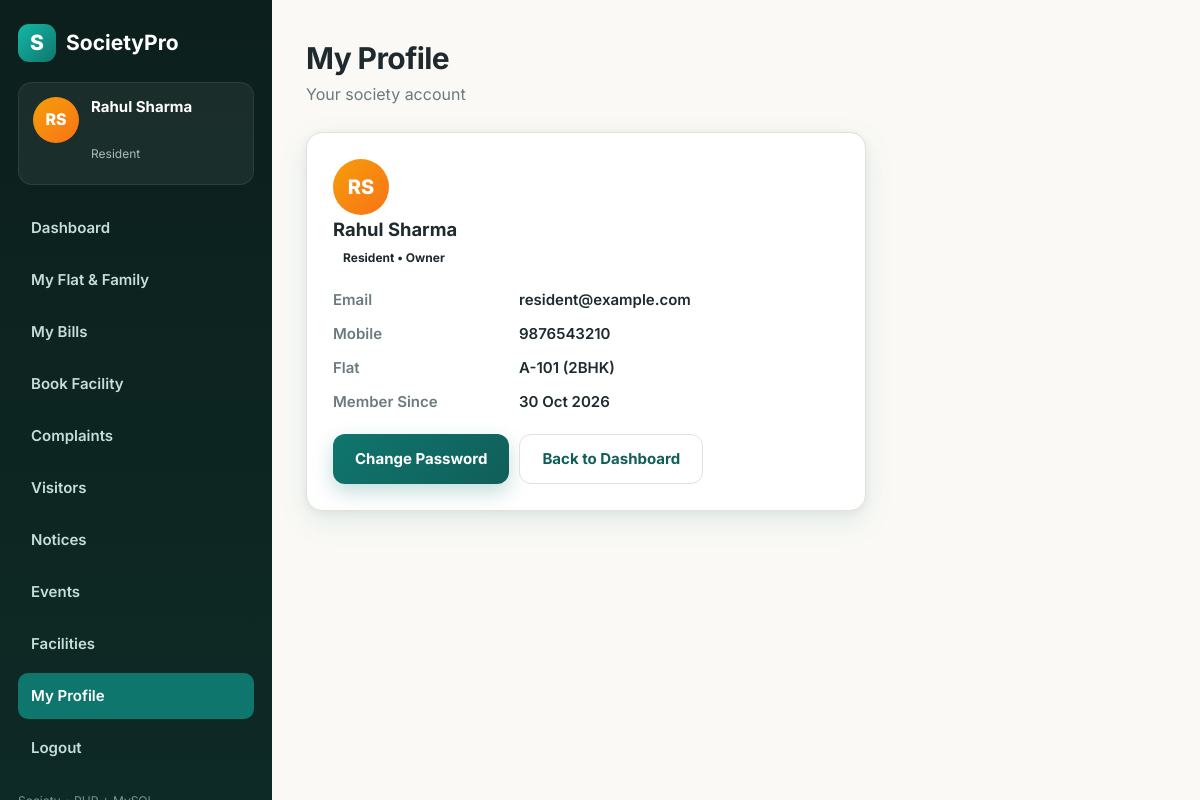
The app's page /profile.php (signed in) with its own data.
### tables this page shows
CREATE TABLE IF NOT EXISTS `users` (
  `id` int(11) NOT NULL AUTO_INCREMENT,
  `name` varchar(100) NOT NULL,
  `email` varchar(150) NOT NULL,
  `phone` varchar(15) DEFAULT NULL,
  `password` varchar(255) NOT NULL,
  `role` enum('admin','resident') NOT NULL DEFAULT 'resident',
  `flat_id` int(11) DEFAULT NULL,
  `resident_type` enum('owner','tenant') NOT NULL DEFAULT 'owner',
  `move_in_date` date DEFAULT NULL,
  `is_active` tinyint(1) NOT NULL DEFAULT 1,
  `created_at` datetime NOT NULL DEFAULT current_timestamp(),
  PRIMARY KEY (`id`),
  UNIQUE KEY `email` (`email`),
  KEY `flat_id` (`flat_id`),
  CONSTRAINT `users_flat_fk` FOREIGN KEY (`flat_id`) REFERENCES `flats` (`id`) ON DELETE SET NULL
);

CREATE TABLE IF NOT EXISTS `flats` (
  `id` int(11) NOT NULL AUTO_INCREMENT,
  `block_name` varchar(10) NOT NULL,
  `flat_no` varchar(10) NOT NULL,
  `floor_no` int(11) NOT NULL DEFAULT 0,
  `flat_type` enum('1BHK','2BHK','3BHK','4BHK') NOT NULL DEFAULT '2BHK',
  `area_sqft` int(11) DEFAULT NULL,
  `created_at` datetime NOT NULL DEFAULT current_timestamp(),
  PRIMARY KEY (`id`),
  UNIQUE KEY `block_flat` (`block_name`, `flat_no`)
);

### includes/functions.php (called while the page is built, shortened)
<?php
function e(?string $v): string { return htmlspecialchars((string)$v, ENT_QUOTES, 'UTF-8'); }
function current_user(): ?array { return $_SESSION['user'] ?? null; }
function is_admin(): bool { return (current_user()['role'] ?? '') === 'admin'; }
function initials(string $name): string {
    $out = '';
    foreach (array_slice(preg_split('/\s+/', trim($name)), 0, 2) as $p) $out .= strtoupper(mb_substr($p, 0, 1));
    return $out ?: 'R';
}

### config/database.php (called while the page is built, shortened)
<?php
function db(): PDO {
    static $pdo = null;
    if ($pdo === null) {
        $dsn = 'mysql:host=' . DB_HOST . ';dbname=' . DB_NAME . ';charset=utf8mb4';
        try {
            $pdo = new PDO($dsn, DB_USER, DB_PASS, [
                PDO::ATTR_ERRMODE => PDO::ERRMODE_EXCEPTION,
                PDO::ATTR_DEFAULT_FETCH_MODE => PDO::FETCH_ASSOC,
                PDO::ATTR_EMULATE_PREPARES => false,
            ]);
        } catch (PDOException $ex) {
            die('Database connection failed. Please import database.sql and check config/database.php (see README).');
        }
    }
    return $pdo;
}

### profile.php (the view, shortened to what this page needs)
<?php
require_once __DIR__ . '/includes/functions.php';
require_once __DIR__ . '/config/database.php';
$u = current_user();
$stmt = db()->prepare('SELECT u.*, f.block_name, f.flat_no, f.flat_type FROM users u LEFT JOIN flats f ON f.id = u.flat_id WHERE u.id = ?');
$stmt->execute([$u['id']]);
$me = $stmt->fetch();
require_once __DIR__ . '/includes/header.php';
?>
<div class="page-head"><h1>My Profile</h1><p>Your society account</p></div>
<div class="card" style="max-width:560px">
  <div class="user-cell" style="margin-bottom:18px"><span class="avatar" style="width:56px;height:56px;font-size:20px"><?= e(initials($me['name'])) ?></span>
  <span><strong style="font-size:1.15rem"><?= e($me['name']) ?></strong><br><span class="badge" style="text-transform:capitalize"><?= e($me['role']) ?><?= $me['role'] === 'resident' ? ' &bull; ' . e($me['resident_type']) : '' ?></span></span></div>
  <dl class="kv">
    <dt>Email</dt><dd><?= e($me['email']) ?></dd>
    <dt>Mobile</dt><dd><?= e($me['phone'] ?: '-') ?></dd>
    <?php if ($me['flat_no']): ?><dt>Flat</dt><dd><?= e($me['block_name'] . '-' . $me['flat_no']) ?> (<?= e($me['flat_type']) ?>)</dd><?php endif; ?>
    <dt>Member Since</dt><dd><?= e(date('d M Y', strtotime($me['created_at']))) ?></dd>
  </dl>
  <div style="margin-top:20px;display:flex;gap:10px;flex-wrap:wrap">
    <a class="btn" href="change-password.php">Change Password</a>
    <a class="btn btn-light" href="dashboard.php">Back to Dashboard</a>
  </div>
</div>
<?php require_once __DIR__ . '/includes/footer.php'; ?>

### includes/header.php (shortened to what this page needs)
<?php require_once __DIR__ . '/functions.php'; $u = current_user(); $cur = basename($_SERVER['PHP_SELF']); ?>
<!DOCTYPE html>
<html lang="en">
<head>
<link rel="stylesheet" href="assets/css/style.css">
</head>
<body>
<div class="layout">
<aside class="sidebar" id="sidebar">
  <a class="brand" href="dashboard.php"><span class="brand-icon">S</span><span>Society<b>Pro</b></span></a>
  <?php if ($u): ?>
  <div class="side-user">
    <span class="avatar"><?= e(initials($u['name'])) ?></span>
    <span><strong><?= e($u['name']) ?></strong><br><small style="text-transform:capitalize"><?= e($u['role']) ?></small></span>
  </div>
  <?php endif; ?>
  <nav class="side-nav">
    <a href="dashboard.php" class="<?= $cur === 'dashboard.php' ? 'active' : '' ?>">Dashboard</a>
    <?php if (is_admin()): ?>
    <a href="flats.php" class="<?= in_array($cur, ['flats.php','flat-add.php','flat-edit.php','flat-view.php'], true) ? 'active' : '' ?>">Flats</a>
    <a href="residents.php" class="<?= in_array($cur, ['residents.php','resident-add.php','resident-edit.php','resident-view.php'], true) ? 'active' : '' ?>">Residents</a>
    <a href="bills.php" class="<?= in_array($cur, ['bills.php','bill-view.php'], true) ? 'active' : '' ?>">Maintenance Bills</a>
    <a href="bookings.php" class="<?= $cur === 'bookings.php' ? 'active' : '' ?>">Facility Bookings</a>
    <a href="expenses.php" class="<?= $cur === 'expenses.php' ? 'active' : '' ?>">Expenses</a>
    <a href="reports.php" class="<?= $cur === 'reports.php' ? 'active' : '' ?>">Reports</a>
    <a href="settings.php" class="<?= $cur === 'settings.php' ? 'active' : '' ?>">Settings</a>
    <?php else: ?>
    <a href="my-flat.php" class="<?= $cur === 'my-flat.php' ? 'active' : '' ?>">My Flat & Family</a>
    <a href="my-bills.php" class="<?= in_array($cur, ['my-bills.php','bill-view.php'], true) ? 'active' : '' ?>">My Bills</a>
    <a href="book-facility.php" class="<?= $cur === 'book-facility.php' ? 'active' : '' ?>">Book Facility</a>
    <?php endif; ?>
    <a href="complaints.php" class="<?= $cur === 'complaints.php' ? 'active' : '' ?>">Complaints</a>
    <a href="visitors.php" class="<?= $cur === 'visitors.php' ? 'active' : '' ?>">Visitors</a>
    <a href="notices.php" class="<?= $cur === 'notices.php' ? 'active' : '' ?>">Notices</a>
    <a href="events.php" class="<?= $cur === 'events.php' ? 'active' : '' ?>">Events</a>
    <a href="facilities.php" class="<?= $cur === 'facilities.php' ? 'active' : '' ?>">Facilities</a>
    <a href="profile.php" class="<?= $cur === 'profile.php' ? 'active' : '' ?>">My Profile</a>
    <a href="logout.php">Logout</a>
  </nav>
  <div class="side-foot">Society &bull; PHP + MySQL</div>
</aside>
<main class="main">

### assets/css/style.css (style rules this page uses)
:root { --paper:#FAF9F6; --card:#FFFFFF; --ink:#1F2A2E; --muted:#6B7A7E; --teal:#0F766E; --teal-dark:#115E59; --teal-soft:#E3F2EF; --amber:#F59E0B; --line:#E5E1D8; --danger:#DC2626; --success:#15803D; --radius:16px; --shadow:0 10px 30px rgba(15,118,110,.10), 0 2px 8px rgba(31,42,46,.06); }
* { margin:0;padding:0;box-sizing:border-box }
body { font-family:'Inter',system-ui,-apple-system,Segoe UI,Roboto,sans-serif;background:var(--paper);color:var(--ink);line-height:1.6 }
a { color:var(--teal);text-decoration:none }
.btn { display:inline-flex;align-items:center;justify-content:center;gap:8px;background:linear-gradient(135deg,var(--teal),var(--teal-dark));color:#fff!important;border:none;padding:12px 22px;border-radius:12px;font-weight:700;font-size:15px;cursor:pointer;box-shadow:0 8px 20px rgba(15,118,110,.25);transition:.2s;text-decoration:none!important }
.btn-light { background:#fff;color:var(--teal-dark)!important;box-shadow:none;border:1px solid var(--line) }
.layout { display:flex;min-height:100vh }
.sidebar { width:272px;background:linear-gradient(180deg,#0C1F1C,#0E2A26);color:#D9E8E4;padding:24px 18px;display:flex;flex-direction:column;gap:20px;position:fixed;inset:0 auto 0 0;z-index:50 }
.sidebar .brand { color:#fff;font-size:21px;font-weight:700;display:flex;align-items:center;gap:10px;text-decoration:none }
.brand-icon { width:38px;height:38px;border-radius:11px;background:linear-gradient(135deg,#14B8A6,var(--teal));display:grid;place-items:center;color:#fff;font-weight:800 }
.side-user { display:flex;gap:12px;background:rgba(255,255,255,.06);border:1px solid rgba(255,255,255,.08);padding:14px;border-radius:14px;align-items:flex-start }
.side-user strong { color:#fff;display:block;font-size:15px;line-height:1.3 }
.side-user small { display:block;opacity:.75;font-size:12px;word-break:break-all;margin:2px 0 7px }
.avatar { width:46px;height:46px;border-radius:50%;background:linear-gradient(135deg,var(--amber),#F97316);color:#fff;display:grid;place-items:center;font-weight:800;flex-shrink:0 }
.side-nav { display:grid;gap:6px }
.side-nav a { color:#C7DDD9;padding:11px 13px;border-radius:10px;font-weight:600;font-size:15px;text-decoration:none }
.side-nav a.active { background:var(--teal);color:#fff }
.side-foot { margin-top:auto;font-size:12px;opacity:.55 }
.main { flex:1;margin-left:272px;padding:34px;max-width:calc(100vw - 272px) }
.page-head { margin-bottom:24px }
.page-head h1 { font-size:30px;letter-spacing:-.6px }
.page-head p { color:var(--muted) }
.card { background:var(--card);border:1px solid var(--line);border-radius:var(--radius);box-shadow:var(--shadow);padding:26px;margin-bottom:22px }
.badge { display:inline-block;padding:3px 10px;border-radius:999px;font-size:12px;font-weight:700 }
.kv { display:grid;grid-template-columns:170px 1fr;gap:10px 16px;font-size:15px }
.kv dt { color:var(--muted);font-weight:600 }
.kv dd { font-weight:600 }

### records on screen
users: name "RS", name "Rahul Sharma", role "Resident", resident_type "Owner", email "resident@example.com", phone "9876543210", flat.flat_no "A-101", flat.flat_type "2BHK", created_at "30 Oct 2026"
